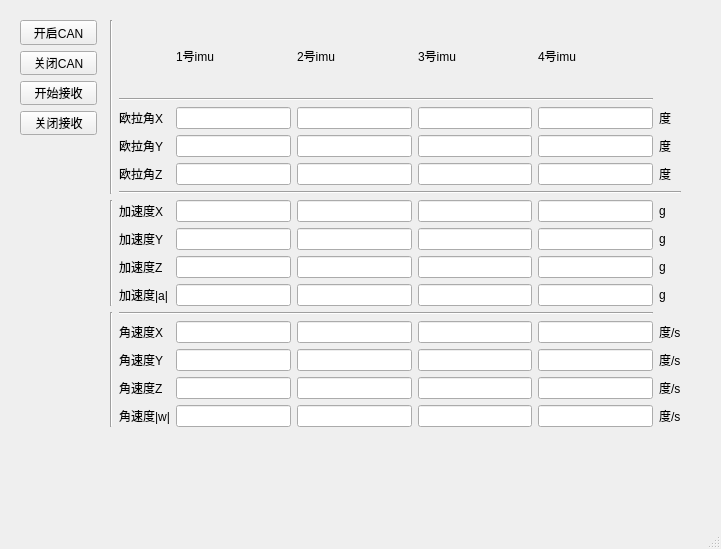
<?xml version="1.0" encoding="UTF-8"?>
<ui version="4.0">
 <class>MainWindow</class>
 <widget class="QMainWindow" name="MainWindow">
  <property name="geometry">
   <rect>
    <x>0</x>
    <y>0</y>
    <width>721</width>
    <height>549</height>
   </rect>
  </property>
  <property name="windowTitle">
   <string>MainWindow</string>
  </property>
  <widget class="QWidget" name="centralwidget">
   <widget class="QWidget" name="gridLayoutWidget">
    <property name="geometry">
     <rect>
      <x>110</x>
      <y>20</y>
      <width>571</width>
      <height>407</height>
     </rect>
    </property>
    <layout class="QGridLayout" name="gridLayout">
     <item row="5" column="1" colspan="6">
      <widget class="Line" name="line_2">
       <property name="orientation">
        <enum>Qt::Horizontal</enum>
       </property>
      </widget>
     </item>
     <item row="2" column="4">
      <widget class="QLineEdit" name="lineEdit_eulerX_3"/>
     </item>
     <item row="4" column="1">
      <widget class="QLabel" name="label_6">
       <property name="text">
        <string>欧拉角Z</string>
       </property>
      </widget>
     </item>
     <item row="8" column="5">
      <widget class="QLineEdit" name="lineEdit_acZ_4"/>
     </item>
     <item row="2" column="1">
      <widget class="QLabel" name="label_4">
       <property name="text">
        <string>欧拉角X</string>
       </property>
      </widget>
     </item>
     <item row="3" column="6">
      <widget class="QLabel" name="label_16">
       <property name="text">
        <string>度</string>
       </property>
      </widget>
     </item>
     <item row="9" column="3">
      <widget class="QLineEdit" name="lineEdit_acA_2"/>
     </item>
     <item row="13" column="6">
      <widget class="QLabel" name="label_24">
       <property name="text">
        <string>度/s</string>
       </property>
      </widget>
     </item>
     <item row="11" column="4">
      <widget class="QLineEdit" name="lineEdit_angleX_3"/>
     </item>
     <item row="4" column="5">
      <widget class="QLineEdit" name="lineEdit_eulerZ_4"/>
     </item>
     <item row="9" column="4">
      <widget class="QLineEdit" name="lineEdit_acA_3"/>
     </item>
     <item row="9" column="1">
      <widget class="QLabel" name="label_10">
       <property name="text">
        <string>加速度|a|</string>
       </property>
      </widget>
     </item>
     <item row="0" column="2">
      <widget class="QLabel" name="imu_label_01">
       <property name="text">
        <string>1号imu</string>
       </property>
      </widget>
     </item>
     <item row="7" column="2">
      <widget class="QLineEdit" name="lineEdit_acY_1"/>
     </item>
     <item row="11" column="2">
      <widget class="QLineEdit" name="lineEdit_angleX_1"/>
     </item>
     <item row="7" column="1">
      <widget class="QLabel" name="label_8">
       <property name="text">
        <string>加速度Y</string>
       </property>
      </widget>
     </item>
     <item row="7" column="5">
      <widget class="QLineEdit" name="lineEdit_acY_4"/>
     </item>
     <item row="13" column="3">
      <widget class="QLineEdit" name="lineEdit_angleZ_2"/>
     </item>
     <item row="10" column="0" rowspan="5">
      <widget class="Line" name="line_6">
       <property name="orientation">
        <enum>Qt::Vertical</enum>
       </property>
      </widget>
     </item>
     <item row="13" column="1">
      <widget class="QLabel" name="label_13">
       <property name="text">
        <string>角速度Z</string>
       </property>
      </widget>
     </item>
     <item row="8" column="6">
      <widget class="QLabel" name="label_20">
       <property name="text">
        <string>g</string>
       </property>
      </widget>
     </item>
     <item row="8" column="1">
      <widget class="QLabel" name="label_9">
       <property name="text">
        <string>加速度Z</string>
       </property>
      </widget>
     </item>
     <item row="11" column="5">
      <widget class="QLineEdit" name="lineEdit_angleX_4"/>
     </item>
     <item row="13" column="4">
      <widget class="QLineEdit" name="lineEdit_angleZ_3"/>
     </item>
     <item row="4" column="3">
      <widget class="QLineEdit" name="lineEdit_eulerZ_2"/>
     </item>
     <item row="13" column="5">
      <widget class="QLineEdit" name="lineEdit_angleZ_4"/>
     </item>
     <item row="12" column="2">
      <widget class="QLineEdit" name="lineEdit_angleY_1"/>
     </item>
     <item row="3" column="1">
      <widget class="QLabel" name="label_5">
       <property name="text">
        <string>欧拉角Y</string>
       </property>
      </widget>
     </item>
     <item row="7" column="4">
      <widget class="QLineEdit" name="lineEdit_acY_3"/>
     </item>
     <item row="0" column="3">
      <widget class="QLabel" name="label">
       <property name="text">
        <string>2号imu</string>
       </property>
      </widget>
     </item>
     <item row="8" column="4">
      <widget class="QLineEdit" name="lineEdit_acZ_3"/>
     </item>
     <item row="0" column="0" rowspan="6">
      <widget class="Line" name="line_4">
       <property name="orientation">
        <enum>Qt::Vertical</enum>
       </property>
      </widget>
     </item>
     <item row="4" column="2">
      <widget class="QLineEdit" name="lineEdit_eulerZ_1"/>
     </item>
     <item row="6" column="6">
      <widget class="QLabel" name="label_18">
       <property name="text">
        <string>g</string>
       </property>
      </widget>
     </item>
     <item row="12" column="1">
      <widget class="QLabel" name="label_12">
       <property name="text">
        <string>角速度Y</string>
       </property>
      </widget>
     </item>
     <item row="4" column="4">
      <widget class="QLineEdit" name="lineEdit_eulerZ_3"/>
     </item>
     <item row="11" column="1">
      <widget class="QLabel" name="label_11">
       <property name="text">
        <string>角速度X</string>
       </property>
      </widget>
     </item>
     <item row="14" column="1">
      <widget class="QLabel" name="label_14">
       <property name="text">
        <string>角速度|w|</string>
       </property>
      </widget>
     </item>
     <item row="2" column="3">
      <widget class="QLineEdit" name="lineEdit_eulerX_2"/>
     </item>
     <item row="8" column="3">
      <widget class="QLineEdit" name="lineEdit_acZ_2"/>
     </item>
     <item row="3" column="5">
      <widget class="QLineEdit" name="lineEdit_eulerY_4"/>
     </item>
     <item row="7" column="6">
      <widget class="QLabel" name="label_19">
       <property name="text">
        <string>g</string>
       </property>
      </widget>
     </item>
     <item row="3" column="2">
      <widget class="QLineEdit" name="lineEdit_eulerY_1"/>
     </item>
     <item row="6" column="0" rowspan="4">
      <widget class="Line" name="line_5">
       <property name="orientation">
        <enum>Qt::Vertical</enum>
       </property>
      </widget>
     </item>
     <item row="2" column="2">
      <widget class="QLineEdit" name="lineEdit_eulerX_1"/>
     </item>
     <item row="3" column="4">
      <widget class="QLineEdit" name="lineEdit_eulerY_3"/>
     </item>
     <item row="9" column="5">
      <widget class="QLineEdit" name="lineEdit_acA_4"/>
     </item>
     <item row="12" column="3">
      <widget class="QLineEdit" name="lineEdit_angleY_2"/>
     </item>
     <item row="6" column="1">
      <widget class="QLabel" name="label_7">
       <property name="text">
        <string>加速度X</string>
       </property>
      </widget>
     </item>
     <item row="12" column="5">
      <widget class="QLineEdit" name="lineEdit_angleY_4"/>
     </item>
     <item row="2" column="5">
      <widget class="QLineEdit" name="lineEdit_eulerX_4"/>
     </item>
     <item row="13" column="2">
      <widget class="QLineEdit" name="lineEdit_angleZ_1"/>
     </item>
     <item row="8" column="2">
      <widget class="QLineEdit" name="lineEdit_acZ_1"/>
     </item>
     <item row="6" column="3">
      <widget class="QLineEdit" name="lineEdit_acX_2"/>
     </item>
     <item row="12" column="6">
      <widget class="QLabel" name="label_23">
       <property name="text">
        <string>度/s</string>
       </property>
      </widget>
     </item>
     <item row="9" column="6">
      <widget class="QLabel" name="label_21">
       <property name="text">
        <string>g</string>
       </property>
      </widget>
     </item>
     <item row="4" column="6">
      <widget class="QLabel" name="label_17">
       <property name="text">
        <string>度</string>
       </property>
      </widget>
     </item>
     <item row="7" column="3">
      <widget class="QLineEdit" name="lineEdit_acY_2"/>
     </item>
     <item row="1" column="1" colspan="5">
      <widget class="Line" name="line">
       <property name="orientation">
        <enum>Qt::Horizontal</enum>
       </property>
      </widget>
     </item>
     <item row="2" column="6">
      <widget class="QLabel" name="label_15">
       <property name="text">
        <string>度</string>
       </property>
      </widget>
     </item>
     <item row="12" column="4">
      <widget class="QLineEdit" name="lineEdit_angleY_3"/>
     </item>
     <item row="6" column="4">
      <widget class="QLineEdit" name="lineEdit_acX_3"/>
     </item>
     <item row="11" column="3">
      <widget class="QLineEdit" name="lineEdit_angleX_2"/>
     </item>
     <item row="9" column="2">
      <widget class="QLineEdit" name="lineEdit_acA_1"/>
     </item>
     <item row="11" column="6">
      <widget class="QLabel" name="label_22">
       <property name="text">
        <string>度/s</string>
       </property>
      </widget>
     </item>
     <item row="6" column="2">
      <widget class="QLineEdit" name="lineEdit_acX_1"/>
     </item>
     <item row="14" column="6">
      <widget class="QLabel" name="label_25">
       <property name="text">
        <string>度/s</string>
       </property>
      </widget>
     </item>
     <item row="10" column="1" colspan="5">
      <widget class="Line" name="line_3">
       <property name="orientation">
        <enum>Qt::Horizontal</enum>
       </property>
      </widget>
     </item>
     <item row="0" column="4">
      <widget class="QLabel" name="label_2">
       <property name="text">
        <string>3号imu</string>
       </property>
      </widget>
     </item>
     <item row="6" column="5">
      <widget class="QLineEdit" name="lineEdit_acX_4"/>
     </item>
     <item row="3" column="3">
      <widget class="QLineEdit" name="lineEdit_eulerY_2"/>
     </item>
     <item row="14" column="2">
      <widget class="QLineEdit" name="lineEdit_angleW_1"/>
     </item>
     <item row="0" column="5">
      <widget class="QLabel" name="label_3">
       <property name="text">
        <string>4号imu</string>
       </property>
      </widget>
     </item>
     <item row="14" column="3">
      <widget class="QLineEdit" name="lineEdit_angleW_2"/>
     </item>
     <item row="14" column="4">
      <widget class="QLineEdit" name="lineEdit_angleW_3"/>
     </item>
     <item row="14" column="5">
      <widget class="QLineEdit" name="lineEdit_angleW_4"/>
     </item>
    </layout>
   </widget>
   <widget class="QWidget" name="formLayoutWidget">
    <property name="geometry">
     <rect>
      <x>20</x>
      <y>20</y>
      <width>77</width>
      <height>115</height>
     </rect>
    </property>
    <layout class="QVBoxLayout" name="verticalLayout">
     <item>
      <widget class="QPushButton" name="pushButton_start_can">
       <property name="text">
        <string>开启CAN</string>
       </property>
      </widget>
     </item>
     <item>
      <widget class="QPushButton" name="pushButton_stop_can">
       <property name="text">
        <string>关闭CAN</string>
       </property>
      </widget>
     </item>
     <item>
      <widget class="QPushButton" name="pushButton_start_receive">
       <property name="text">
        <string>开始接收</string>
       </property>
      </widget>
     </item>
     <item>
      <widget class="QPushButton" name="pushButton_stop_receive">
       <property name="text">
        <string>关闭接收</string>
       </property>
      </widget>
     </item>
    </layout>
   </widget>
  </widget>
  <widget class="QMenuBar" name="menubar">
   <property name="geometry">
    <rect>
     <x>0</x>
     <y>0</y>
     <width>721</width>
     <height>26</height>
    </rect>
   </property>
  </widget>
  <widget class="QStatusBar" name="statusbar"/>
 </widget>
 <resources/>
 <connections/>
</ui>
